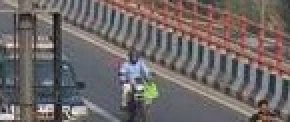
#> input picture Task-01-OpenCV-Basics/ROI_175.jpg, 145 x 61 px, given in place of image.jpg, which was not available (shown 2 times larger)
$ python opencv_basics.py   (older library calls are emulated)
#> lines starting #> are read from the running program, lines starting #| are printed output that depends on the picture; after the words box and inside, x2 and y2 are one past the last pixel; in counts of white or black regions, pixels touching at a corner belong together; pictures that were not available may be replaced by others from this repository, and a replacement may not be noted
import cv2

img = cv2.imread('image.jpg')
#> img is the input picture: shape (61, 145, 3); mean B, G, R 102.7, 103.4, 111
cap = cv2.VideoCapture(0)

rgb = cv2.cvtColor(img, cv2.COLOR_BGR2RGB)
gray = cv2.cvtColor(img, cv2.COLOR_BGR2GRAY)
hsv = cv2.cvtColor(img, cv2.COLOR_BGR2HSV)
#> hsv: shape (61, 145, 3); mean H, S, V 64.2, 39.4, 115.6
cv2.imwrite('rgb_image.jpg', rgb)
cv2.imwrite('gray_image.jpg', gray)
cv2.imwrite('hsv_image.jpg', hsv)

gaussian_blur = cv2.GaussianBlur(gray, (7, 7), 1)
median_blur = cv2.medianBlur(gray, 5)
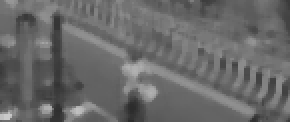
#> median_blur: shape (61, 145) (shown 2 times larger); min 44, max 202, mean 105.1
cv2.imwrite('gaussian_blur.jpg', gaussian_blur)
cv2.imwrite('median_blur.jpg', median_blur)

sobel_x = cv2.Sobel(gaussian_blur, cv2.CV_64F, 1, 0, ksize=3)
sobel_y = cv2.Sobel(gaussian_blur, cv2.CV_64F, 0, 1, ksize=3)
sobel_x = cv2.convertScaleAbs(sobel_x)
sobel_y = cv2.convertScaleAbs(sobel_y)
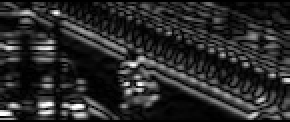
#> sobel_y: shape (61, 145) (shown 2 times larger); min 0, max 255, mean 41.3
sobel_combined = cv2.addWeighted(sobel_x, 0.5, sobel_y, 0.5, 0)
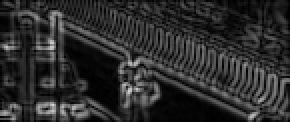
#> sobel_combined: shape (61, 145) (shown 2 times larger); min 0, max 212, mean 44.5
cv2.imwrite('sobel_x.jpg', sobel_x)
cv2.imwrite('sobel_y.jpg', sobel_y)
cv2.imwrite('sobel_combined.jpg', sobel_combined)

edges = cv2.Canny(gaussian_blur, 70, 170)
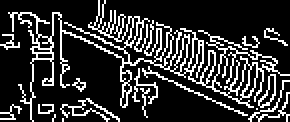
#> edges: shape (61, 145) (shown 2 times larger); 19.8% white in thin lines or dots
cv2.imwrite('canny_edges.jpg', edges)
cv2.imwrite('sobel_x.jpg', sobel_x)
cv2.imwrite('sobel_y.jpg', sobel_y)
cv2.imwrite('sobel_combined.jpg', sobel_combined)
cv2.imwrite('canny_edges.jpg', edges)

contour, _ = cv2.findContours(edges, cv2.RETR_EXTERNAL, cv2.CHAIN_APPROX_SIMPLE)
#> contour = 16 contours, 13 with area under 20; largest, box (x1, y1, x2, y2) and area: (4, 0, 145, 61) 1029, (129, 37, 138, 54) 62, (30, 49, 60, 61) 20
contour_image = img.copy()
for c in contour:
    area = cv2.contourArea(c)
    if area > 250:
        cv2.drawContours(contour_image, [c], -1, (0, 255, 0), 3)
#> this loop made 16 passes
#> area on passes 6, 10, 16: 20, 61.5, 1029
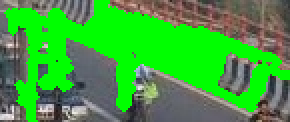
#> contour_image: shape (61, 145, 3) (shown 2 times larger); mean B, G, R 59.9, 164, 64.8
cv2.imwrite('Contours.jpg', contour_image)

saved = 0
max_rois = 10

for i, c in enumerate(contour):
    area = cv2.contourArea(c)
    if area > 800:
        x, y, w, h = cv2.boundingRect(c)
        if w > 50 and h > 50:
            roi = img[y:y+h, x:x+w]
            cv2.imwrite(f'ROI_{i}.jpg', roi)
            saved += 1
            if saved >= max_rois:
                break
#> this loop made 16 passes
#> (area, x, y, w, h, saved) on pass 16: (1029, 4, 0, 141, 61, 1)
#> after the loop, saved = 1

while cap.isOpened():
    ret, frame = cap.read()
    if not ret:
        break

    gray_v = cv2.cvtColor(frame, cv2.COLOR_BGR2GRAY)
    blur_v = cv2.GaussianBlur(gray_v, (5, 5), 1)
    edges_v = cv2.Canny(blur_v, 50, 150)
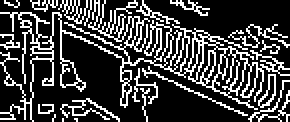
#> edges_v: shape (61, 145) (shown 2 times larger); 25% white in thin lines or dots

    contours_v, _ = cv2.findContours(edges_v, cv2.RETR_EXTERNAL, cv2.CHAIN_APPROX_SIMPLE)
#> contours_v = 20 contours, 16 with area under 20; largest, box (x1, y1, x2, y2) and area: (0, 0, 145, 61) 1442, (129, 37, 138, 54) 62, (29, 0, 44, 12) 41, (68, 0, 90, 12) 27

    for c in contours_v:
        cv2.drawContours(frame, [c], -1, (0, 255, 0), 2)
#> this loop made 20 passes
#> c on passes 1 to 2: [[37, 59], [38, 60], [38, 59]], [[31, 59], [31, 60]]
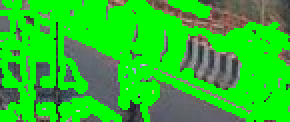
#> frame: shape (61, 145, 3) (shown 2 times larger); mean B, G, R 37.9, 193.4, 39.8

    cv2.imshow("Video with contours", frame)
    if cv2.waitKey(1) & 0xFF == ord('q'):
#> (key q is pressed here)
        break

cap.release()
cv2.waitKey(1) & 0xFF == ord('q')
cv2.destroyAllWindows()
